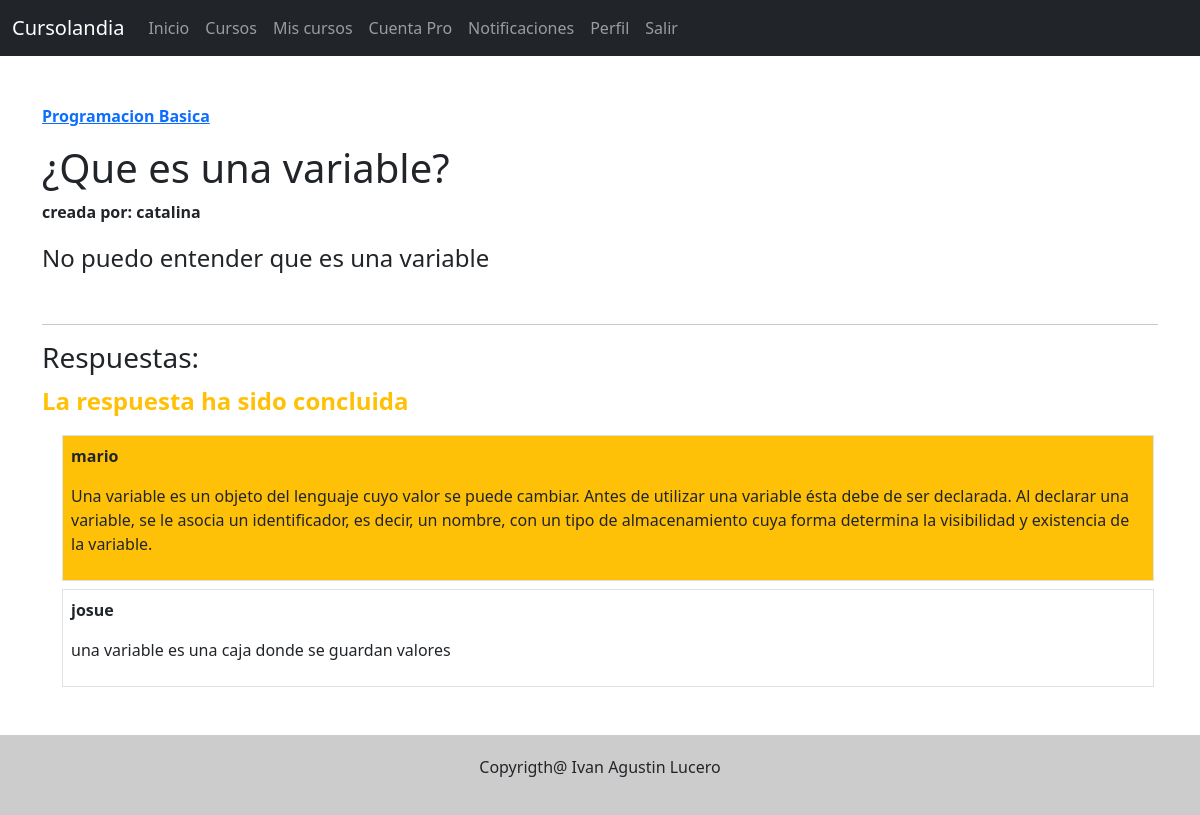
The page /preguntas/ver/7 (signed in) on the database its author committed.
### tables this page shows
CREATE TABLE IF NOT EXISTS `cursos` (
  `id` bigint(20) NOT NULL AUTO_INCREMENT,
  `titulo` varchar(45) NOT NULL,
  `descripcion` text NOT NULL,
  `costo` decimal(10,0) DEFAULT '0',
  `cupo` int(11) DEFAULT NULL,
  `fecha_inicio` datetime NOT NULL,
  `fecha_fin` datetime NOT NULL,
  `temario` text,
  `fecha_creacion` datetime NOT NULL DEFAULT CURRENT_TIMESTAMP,
  `dueno_id` bigint(20) NOT NULL,
  `etiqueta_id` bigint(11) NOT NULL,
  PRIMARY KEY (`id`,`dueno_id`),
  UNIQUE KEY `id_UNIQUE` (`id`),
  KEY `fk_cursos_usuarios1_idx` (`dueno_id`),
  KEY `etiqueta_id` (`etiqueta_id`)
);

CREATE TABLE IF NOT EXISTS `preguntas` (
  `id` bigint(11) NOT NULL AUTO_INCREMENT,
  `titulo` varchar(100) NOT NULL,
  `contenido` text NOT NULL,
  `fecha_creacion` datetime NOT NULL DEFAULT CURRENT_TIMESTAMP,
  `es_concluida` tinyint(1) DEFAULT '0',
  `cursos_id` bigint(11) NOT NULL,
  `creador_id` bigint(11) NOT NULL,
  PRIMARY KEY (`titulo`),
  UNIQUE KEY `id` (`id`)
);

CREATE TABLE IF NOT EXISTS `usuarios` (
  `id` bigint(20) NOT NULL AUTO_INCREMENT,
  `nombre` varchar(45) NOT NULL,
  `contrasena` varchar(255) NOT NULL,
  `email` varchar(45) NOT NULL,
  `telefono` varchar(45) DEFAULT NULL,
  `fecha_nacimiento` varchar(45) DEFAULT NULL,
  `antecedentes` varchar(255) DEFAULT NULL,
  `imagen` varchar(45) DEFAULT NULL,
  `fecha_registro` datetime NOT NULL DEFAULT CURRENT_TIMESTAMP,
  `vencimiento_pro` date DEFAULT NULL,
  `roles_id` int(11) NOT NULL DEFAULT '1',
  PRIMARY KEY (`id`,`roles_id`),
  UNIQUE KEY `email_UNIQUE` (`email`),
  KEY `fk_usuarios_roles1_idx` (`roles_id`)
);

CREATE TABLE IF NOT EXISTS `respuestas` (
  `id` bigint(20) NOT NULL AUTO_INCREMENT,
  `contenido` text NOT NULL,
  `es_destacado` bigint(20) DEFAULT '0',
  `fecha_creacion` datetime DEFAULT CURRENT_TIMESTAMP,
  `preguntas_id` bigint(20) NOT NULL,
  `creador_id` bigint(20) NOT NULL,
  `respuesta_citada_id` bigint(11) DEFAULT NULL,
  PRIMARY KEY (`id`)
);

### libs/view.php (called while the page is built)
<?php
class View {
    function render($view) {
        require 'views/'.$view.".php";
    }
}
?>

### controllers/preguntasController.php (called while the page is built, shortened)
<?php
include_once "models/classes/pregunta.php";
include_once "models/classes/respuesta.php";
include_once "models/preguntasModel.php";
include_once "models/respuestasModel.php";
class PreguntasController extends Controller{
    function ver ($params)
    {
        $preguntas_model = new PreguntasModel;
        $respuestas_model = new RespuestasModel;
        $usuarios_model = new UsuariosModel;
        $cursos_model = new CursosModel;
        $pregunta = $preguntas_model->getById($params[0]);
        $curso = $cursos_model->getById($pregunta->curso_id);
        $respuestas = $respuestas_model->getAllByQuestion($params[0]);
        $ultima_respuesta = $respuestas_model->getLastAnswerByQuestion($params[0]);
        $respuestas_parse = [];
        foreach($respuestas as $respuesta)
        {
            $usuario = $usuarios_model->getUser($respuesta->creador_id);
            $respuesta->nombre_creador = $usuario["nombre"];
            $respuestas_parse[] = $respuesta;
        }
        $creador = $usuarios_model->getUser($pregunta->creador_id);
        $this->view->pregunta = $pregunta;
        $this->view->curso = $curso;
        $this->view->respuestas = $respuestas_parse;
        $this->view->creador = $creador;
        $this->view->ultima_respuesta = $ultima_respuesta;
        $this->view->render("preguntas/ver");
    }
}
?>

### index.php (called while the page is built, shortened)
<?php
require_once 'libs/database.php';
require_once 'libs/view.php';
$app = new App();
?>

### models/classes/curso.php (called while the page is built, shortened)
<?php
class Curso {
    public function __get($name)
    {
        return $this->$name;
    }
}
?>

### models/cursosModel.php (called while the page is built, shortened)
<?php
include_once "models/classes/curso.php";
class CursosModel extends Model {
    function getById ($id)
    {
        $query = $this->db->connect()->prepare(
            "SELECT * FROM cursos
            WHERE id = :id
        ");
        try{
            if($query->execute(["id" => $id]))
            {
                if($row = $query->fetch())
                {
                    $item = new Curso();
                    $item->id = $row["id"];
                    $item->titulo = $row["titulo"];
                    $item->descripcion = $row["descripcion"];
                    $item->costo = $row["costo"];
                    $item->cupo = $row["cupo"];
                    $item->fecha_inicio = $row["fecha_inicio"];
                    $item->fecha_fin = $row["fecha_fin"];
                    $item->temario = $row["temario"];
                    $item->fecha_creacion = $row["fecha_creacion"];
                    $item->dueno_id = $row["dueno_id"];
                    $item->etiqueta_id = $row["etiqueta_id"];
                    return $item;
                }
            }
        }
        catch (PDOException $ex)
        {
            return $ex->getMessage();
        }
    }
}
?>

### libs/database.php (called while the page is built)
<?php
class Database {
    private $host;
    private $db;
    private $user;
    private $password;
    private $charset;
    function __construct()
    {
        $this->host = constant('HOST');
        $this->db = constant('DB');
        $this->user = constant('USER');
        $this->password = constant('PASSWORD');
        $this->charset = constant('CHARSET');
    }
    function connect()
    {
        try
        {
            $connection = "mysql:host=".$this->host.";dbname=".$this->db.";charset=".$this->charset;
            $pdo = new PDO($connection, $this->user, $this->password);
            return $pdo;
        }
        catch(PDOException $ex){
            print_r($ex->getMessage());
        }
    }
}
?>

### models/preguntasModel.php (called while the page is built, shortened)
<?php
include_once "models/classes/pregunta.php";
class PreguntasModel extends Model {
    function getById ($pregunta_id)
    {
        $query = $this->db->connect()->prepare(
            "SELECT * FROM preguntas
            WHERE id = :id
            ");
        try
        {
            if($query->execute(["id" => $pregunta_id]))
            {
                if($row = $query->fetch())
                {
                    $item = new Pregunta;
                    $item->id = $row["id"];
                    $item->titulo = $row["titulo"];
                    $item->contenido = $row["contenido"];
                    $item->fecha_creacion = $row["fecha_creacion"];
                    $item->es_concluida = $row["es_concluida"];
                    $item->curso_id = $row["cursos_id"];
                    $item->creador_id = $row["creador_id"];
                    return $item;
                }
            }
            else return false;
        }
        catch (PDOException $ex)
        {
            return $ex->getMessage();
        }
    }
}
?>

### models/classes/pregunta.php (called while the page is built, shortened)
<?php
class Pregunta {
    public function __get($name)
    {
        return $this->$name;
    }
}
?>

### models/usuariosModel.php (called while the page is built, shortened)
<?php
class UsuariosModel extends Model {
    function getUser ($id)
    {
        $query = $this->db->connect()->prepare(
            "SELECT * FROM usuarios
            WHERE id = :id
        ");
        try
        {
            if($query->execute(["id" => $id]))
            {
                $item = $query->fetch();
                return ($item);
            }
        }
        catch(PDOException $ex)
        {
            return $ex->getMessage();
        }
    }
}
?>

### models/classes/respuesta.php (called while the page is built, shortened)
<?php
class Respuesta {
    public function __get($name)
    {
        return $this->$name;
    }
}
?>

### models/respuestasModel.php (called while the page is built, shortened)
<?php
include_once "models/classes/respuesta.php";
class RespuestasModel extends Model {
    function getAllByQuestion ($pregunta_id)
    {
        $query = $this->db->connect()->prepare(
            "SELECT * FROM respuestas
            WHERE preguntas_id = :pregunta_id
            ");
        try
        {
            if($query->execute(["pregunta_id" => $pregunta_id]))
            {
                $items = [];
                while($row = $query->fetch())
                {
                    $item = new Respuesta;
                    $item->id = $row["id"];
                    $item->contenido = $row["contenido"];
                    $item->es_destacado = $row["es_destacado"];
                    $item->fecha_creacion = $row["fecha_creacion"];
                    $item->preguntas_id = $row["preguntas_id"];
                    $item->creador_id = $row["creador_id"];
                    $item->respuesta_citada_id = $row["respuesta_citada_id"];
                    $items[] = $item;
                }
                return $items;
            }
            else return false;
        }
        catch (PDOException $ex)
        {
            return $ex->getMessage();
        }
    }
}

### views/preguntas/ver.php (the view, shortened to what this page needs)
<!DOCTYPE html>
<html lang="en">
<head>
</head>
<body>
    <?php require_once("views/header.php");?>
    <main class="container mt-5">
        <div>
            <a href=" <?php echo constant("URL")."cursos/ver/". $this->curso->id ?>"><p class="fw-bold"><?php echo $this->curso->titulo ?> </p></a>
            <h1><?php echo $this->pregunta->titulo ?></h1>
            <p class="fw-semibold">creada por: <?php echo $this->creador["nombre"] ?> </p>
        </div>
        <p class="fs-4 mt-3"><?php echo $this->pregunta->contenido ?></p>
    </main>
    <section class="container my-5">
        <hr>
        <h3>Respuestas:</h3>
        <?php if($this->pregunta->es_concluida == 1) { ?>
            <p class="fs-4 fw-bold text-warning">La respuesta ha sido concluida</p>
        <?php } ?>
        <div class="container">
            <?php foreach($this->respuestas as $respuesta)
            { ?>
                <div class="container border p-2 m-2 <?php if($respuesta->es_destacado == 1) echo "bg-warning" ?>">
                    <div>
                        <p class="fw-semibold"><?php echo $respuesta->nombre_creador ?></p>
                    </div>
                    <p><?php echo $respuesta->contenido ?></p>
                </div>
            <?php } ?>
        </div>
    </section>
    <?php require_once("views/footer.php");?>
</body>
</html>

### public/css/default.css (style rules this page uses)
* { padding: 0; margin: 0; }

### rows shown on the page
cursos: titulo "Programacion Basica"
preguntas: titulo "¿Que es una variable?", contenido "No puedo entender que es una variable"
usuarios: nombre "catalina"
respuestas: contenido "Una variable es un objeto del lenguaje cuyo valor se puede cambiar. Antes de utilizar una variable ésta debe de ser declarada. Al declarar una variable, se le asocia un identificador, es decir, un nombre, con un tipo de almacenamiento cuya forma determina la visibilidad y existencia de la variable."
usuarios: nombre "mario"
respuestas: contenido "una variable es una caja donde se guardan valores"
usuarios: nombre "josue"
